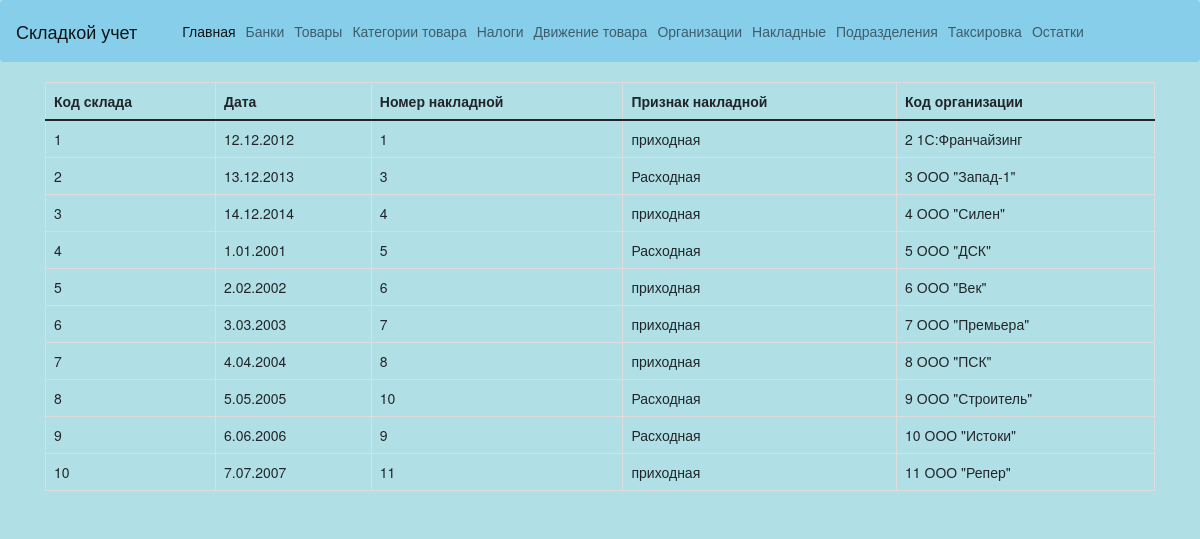
The page /createnakladnie on the database its author committed.
### WebProjectApplication/models.py (models this page shows, shortened)
class Nakladnie(models.Model):
    nnakladnoy = models.ForeignKey(Dvizhenie, on_delete=models.CASCADE)
    date = models.CharField(max_length=20)
    priznak = models.CharField(max_length=20)
    kodorg = models.ForeignKey(Organizatsiya, on_delete=models.CASCADE)
    class Meta:
        verbose_name = 'Накладная'
        verbose_name_plural = 'Накладные'

class Dvizhenie(models.Model):
    articul = models.ForeignKey(Tovar, on_delete=models.CASCADE)
    kolvotovara = models.IntegerField(null=1)
    cena = models.IntegerField(null=1)
    class Meta:
        verbose_name = 'Движение товара'
        verbose_name_plural = 'Движение товаров'
    def __str__(self):
        return str(self.id)

class Organizatsiya(models.Model):
    nameorg = models.CharField(max_length=20)
    kodbanka = models.ForeignKey(Bank, on_delete=models.CASCADE)
    schetorg = models.IntegerField(null=1)
    adress = models.CharField(max_length=40)
    fioruk = models.CharField(max_length=40)
    phone = models.IntegerField(null=1)
    class Meta:
        verbose_name = 'Организация'
        verbose_name_plural = 'Организации'
    def __str__(self):
        return str(self.id) + " " + self.nameorg

### WebProjectApplication/views.py (the view)
# urls.py: path('createnakladnie', views.createnakladnie, name='createnakladnie'),
def createnakladnie(request):
    Nakladnies = Nakladnie.objects.all()
    if request.method == 'GET':
        form = NakladnieForm()
    elif request.method == 'POST':
        form = NakladnieForm(request.POST)
        if form.is_valid():
            form.save()
            return HttpResponseRedirect('/createnakladnie')
    return render(request, 'WebProjectApplication/createnakladnie.html', {'form': form, 'Nakladnies': Nakladnies})

### templates/WebProjectApplication/createnakladnie.html (shortened to what this page needs)
{% extends 'layout.html' %}
{% block content %}
{% load static %}
<table class="table table-bordered">
  <thead>
    <tr>
      <th scope="col">Код склада</th>
      <th scope="col">Дата</th>
      <th scope="col">Номер накладной</th>
      <th scope="col">Признак накладной</th>
      <th scope="col">Код организации</th>
    </tr>
  </thead>
  <tbody>
   {% for newNakladnie in Nakladnies %}
    <tr>
    <td>{{ newNakladnie.id }} </td>
    <td>{{ newNakladnie.date }}</td>
    <td>{{ newNakladnie.nnakladnoy }}</td>
    <td>{{ newNakladnie.priznak }}</td>
    <td>{{ newNakladnie.kodorg }}</td>
    </tr>
    {% endfor %}
  </tbody>
</table>
{% endblock %}

### rows shown on the page
Nakladnie: id "1", date "12.12.2012", nnakladnoy "1", priznak "приходная", kodorg "2 1С:Франчайзинг"
Nakladnie: id "2", date "13.12.2013", nnakladnoy "3", priznak "Расходная", kodorg "3 ООО \"Запад-1\""
Nakladnie: id "3", date "14.12.2014", nnakladnoy "4", priznak "приходная", kodorg "4 ООО \"Силен\""
Nakladnie: id "4", date "1.01.2001", nnakladnoy "5", priznak "Расходная", kodorg "5 ООО \"ДСК\""
Nakladnie: id "5", date "2.02.2002", nnakladnoy "6", priznak "приходная", kodorg "6 ООО \"Век\""
Nakladnie: id "6", date "3.03.2003", nnakladnoy "7", priznak "приходная", kodorg "7 ООО \"Премьера\""
Nakladnie: id "7", date "4.04.2004", nnakladnoy "8", priznak "приходная", kodorg "8 ООО \"ПСК\""
Nakladnie: id "8", date "5.05.2005", nnakladnoy "10", priznak "Расходная", kodorg "9 ООО \"Строитель\""
Nakladnie: id "9", date "6.06.2006", nnakladnoy "9", priznak "Расходная", kodorg "10 ООО \"Истоки\""
Nakladnie: id "10", date "7.07.2007", nnakladnoy "11", priznak "приходная", kodorg "11 ООО \"Репер\""
